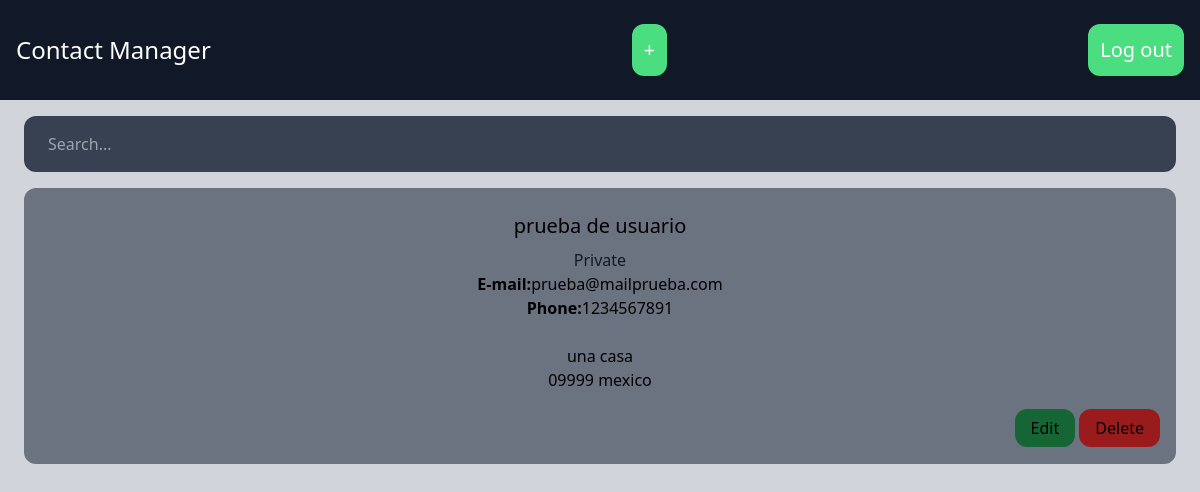
The page / (signed in) on the database as committed earlier.
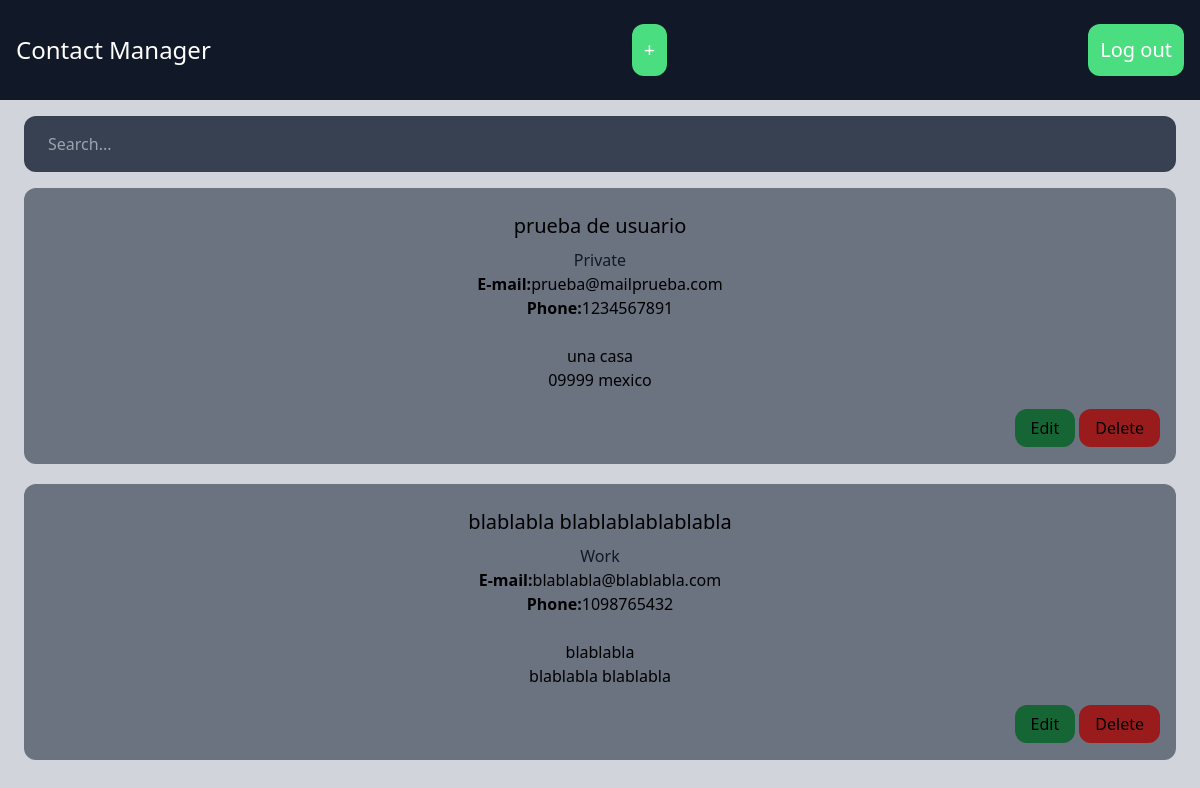
The same page on the database as committed later.
### contact/models.py (models this page shows)
class Contact(models.Model):
    category = models.ForeignKey(Category, related_name='contacts', on_delete=models.CASCADE)
    first_name = models.CharField(max_length=255)
    last_name = models.CharField(max_length=255)
    email = models.EmailField()
    phone = models.CharField(max_length=255)
    address = models.CharField(max_length=255)
    zipcode = models.CharField(max_length=255)
    city = models.CharField(max_length=255)
    created_by = models.ForeignKey(User, related_name='contacts', on_delete=models.CASCADE)

class Category(models.Model):
    title = models.CharField(max_length=255)

### core/views.py (the view, shortened to what this page needs)
# urls.py: path('', frontpage, name='frontpage'),
@login_required
def frontpage(request):
    contacts = Contact.objects.filter(created_by=request.user)
    query = request.GET.get('query', '')
    return render(request, 'core/frontpage.html', {
        'contacts': contacts
    })

### core/templates/core/frontpage.html
{% extends 'core/base.html' %}
{% block content %}
    <div class="mb-4">
        <form method="get" action=".">
            <input type="text" name="query" placeholder="Search..." class="w-full py-4 px-6 rounded-xl bg-gray-700 text-white">
        </form>
    </div>
    <div class="space-y-5">
        {% for contact in contacts %}
            <div class="px-4 py-6 text-center bg-gray-500 rounded-xl">
                <h2 class="mb-2 text-xl">{{ contact.first_name }} {{ contact.last_name }}</h2>
                <h3 class="text-5m text-gray-900">{{ contact.category.title }}</h3>
                <p><strong>E-mail:</strong>{{ contact.email }}</p>
                <p><strong>Phone:</strong>{{ contact.phone }}</p>
                <p class="mt-6">
                    {{ contact.address }}<br>
                    {{ contact.zipcode }} {{contact.city }}
                </p>
                <div class="mt-6 items-end text-right">
                    <a href="{% url 'contact:edit' contact.id %}" class="px-4 py-2 bg-green-800 text_white rounded-xl">Edit</a>
                    <a href="{% url 'contact:delete' contact.id %}" class="px-4 py-2 bg-red-800 text_white rounded-xl">Delete</a>
                </div>
            </div>
        {% empty %}
            <div class="px-4 py-6 text-center bg-gray-500 rounded-xl">
                <p>No results...</p>
            </div>
        {% endfor %}
    </div>
{% endblock %}

### core/templates/core/base.html (shortened to what this page needs)
<!doctype html>
<html>
<head>
    <script src="https://cdn.tailwindcss.com"></script>
    </head>
<body class="bg-gray-300">
    <nav class="py-6 px-4 bg-gray-900 flex justify-between items-center">
        <a href="{% url 'frontpage' %}" class="text-white text-2xl">Contact Manager</a>
        {% if request.user.is_authenticated %}
            <a href="{% url 'contact:add' %}" class="p-3 bg-green-400 text-white text-xl rounded-xl">+</a>
            <a href="/logout/" class="p-3 bg-green-400 text-white text-xl rounded-xl">Log out</a>
        {% else %}
            <a href="/login/" class="p-3 bg-green-400 text-white text-xl rounded-xl">Log in</a>
            <a href="/signup/" class="p-3 bg-green-400 text-white text-xl rounded-xl">Sign up</a>
        {% endif %}
    </nav>
    <div class="px-6 py-4">
        {% block content %}
        {% endblock %}
    </div>
</body>
</html>

Rows that differ between the two databases and show on the page:
added Contact: first_name "blablabla", last_name "blablablablablabla", category "Work", email "blablabla@blablabla.com", phone "1098765432", address "blablabla", zipcode "blablabla", city "blablabla"
